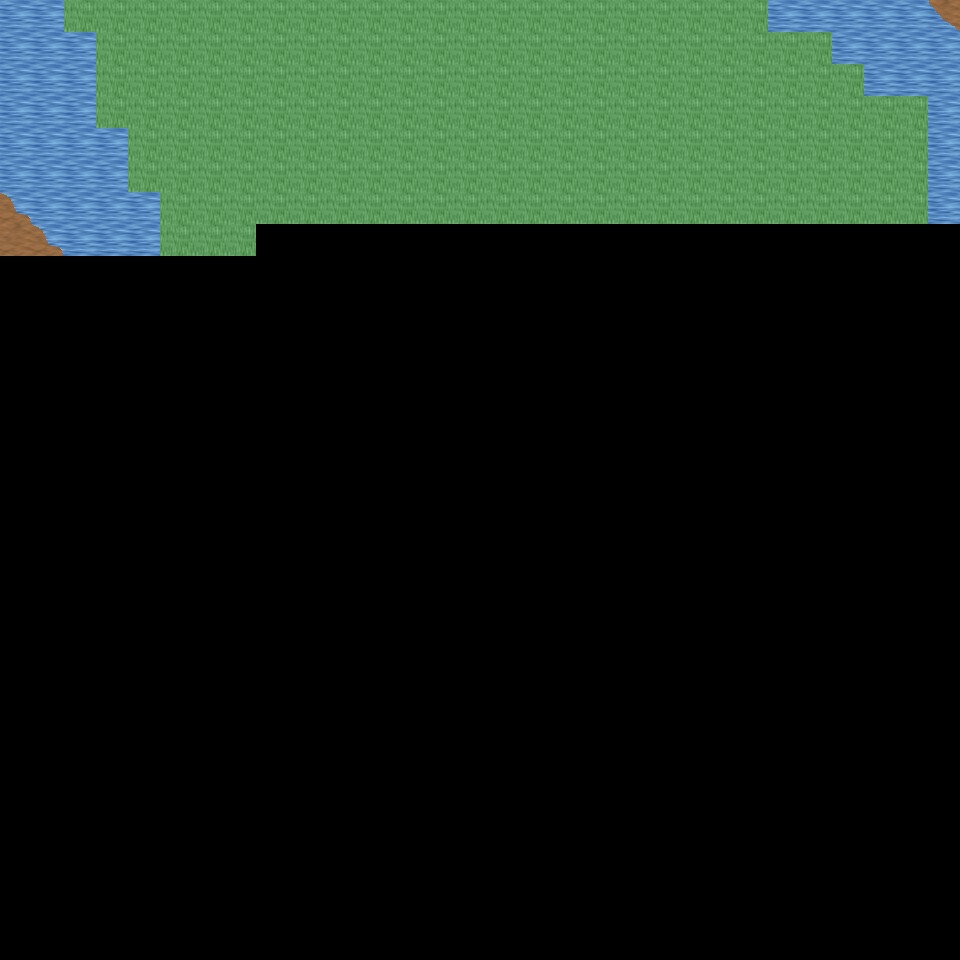

A level layout from a 2D game, rendered from its tile map. Below: a short description, then the map file with tile-grid data replaced by summaries:
An orthogonal 30x30 tile map with 32x32 px tiles, 6 tile layers (Ground, Object, Object2, Above, ...), 26 tilesets and 3 objects (3x mapExit).

<map version="1.0" orientation="orthogonal" renderorder="right-down" width="30" height="30" tilewidth="32" tileheight="32" nextobjectid="4">
  <tileset firstgid="1" name="tileset_ground_ground" tilewidth="32" tileheight="32" tilecount="33" columns="3">
    <image source="../drawable/tileset_ground_ground.png" width="96" height="352" />
  </tileset>
  <tileset firstgid="34" name="tileset_ground_water_pool" tilewidth="32" tileheight="32" tilecount="72" columns="3">
    <image source="../drawable/tileset_ground_water_pool.png" width="96" height="768" />
  </tileset>
  <tileset firstgid="106" name="tileset_ground_water_pool_deep" tilewidth="32" tileheight="32" tilecount="72" columns="3">
    <image source="../drawable/tileset_ground_water_pool_deep.png" width="96" height="768" />
  </tileset>
  <tileset firstgid="178" name="tileset_ground_water_pool_corners" tilewidth="32" tileheight="32" tilecount="72" columns="3">
    <image source="../drawable/tileset_ground_water_pool_corners.png" width="96" height="768" />
  </tileset>
  <tileset firstgid="250" name="tileset_ground_grass_edges" tilewidth="32" tileheight="32" tilecount="36" columns="12">
    <image source="../drawable/tileset_ground_grass_edges.png" width="384" height="96" />
  </tileset>
  <tileset firstgid="286" name="tileset_ground_grass_corners" tilewidth="32" tileheight="32" tilecount="24" columns="6">
    <image source="../drawable/tileset_ground_grass_corners.png" width="192" height="128" />
  </tileset>
  <tileset firstgid="310" name="tileset_ground_ladder_vertical_dark" tilewidth="32" tileheight="32" tilecount="3" columns="3">
    <image source="../drawable/tileset_ground_ladder_vertical_dark.png" width="96" height="32" />
  </tileset>
  <tileset firstgid="313" name="tileset_plant_tree_palm_tree" tilewidth="32" tileheight="32" tilecount="6" columns="2">
    <image source="../drawable/tileset_plant_tree_palm_tree.png" width="64" height="96" />
  </tileset>
  <tileset firstgid="319" name="tileset_plant_tree_tree_realistic" tilewidth="32" tileheight="32" tilecount="16" columns="4">
    <image source="../drawable/tileset_plant_tree_tree_realistic.png" width="128" height="128" />
  </tileset>
  <tileset firstgid="335" name="tileset_logic_creature_animal" tilewidth="32" tileheight="32" tilecount="32" columns="8">
    <image source="../drawable/tileset_logic_creature_animal.png" width="256" height="128" />
  </tileset>
  <tileset firstgid="367" name="tileset_logic_collision" tilewidth="32" tileheight="32" tilecount="1" columns="1">
    <image source="../drawable/tileset_logic_collision.png" width="32" height="32" />
  </tileset>
  <tileset firstgid="368" name="tileset_plant_bush_various_small" tilewidth="32" tileheight="32" tilecount="9" columns="3">
    <image source="../drawable/tileset_plant_bush_various_small.png" width="96" height="96" />
  </tileset>
  <tileset firstgid="377" name="tileset_ground_ridge_earth_pale" tilewidth="32" tileheight="32" tilecount="96" columns="12">
    <image source="../drawable/tileset_ground_ridge_earth_pale.png" width="384" height="256" />
  </tileset>
  <tileset firstgid="473" name="tileset_object_tent" tilewidth="32" tileheight="32" tilecount="9" columns="3">
    <image source="../drawable/tileset_object_tent.png" width="96" height="96" />
  </tileset>
  <tileset firstgid="482" name="tileset_logic_creature_amazon" tilewidth="32" tileheight="32" tilecount="16" columns="8">
    <image source="../drawable/tileset_logic_creature_amazon.png" width="256" height="64" />
  </tileset>
  <tileset firstgid="498" name="tileset_furniture_light_iron_lamp" tilewidth="32" tileheight="32" tilecount="3" columns="1">
    <image source="../drawable/tileset_furniture_light_iron_lamp.png" width="32" height="96" />
  </tileset>
  <tileset firstgid="501" name="tileset_furniture_light_flames" tilewidth="32" tileheight="32" tilecount="6" columns="6">
    <image source="../drawable/tileset_furniture_light_flames.png" width="192" height="32" />
  </tileset>
  <tileset firstgid="507" name="tileset_ground_rock_rocks_2" tilewidth="32" tileheight="32" tilecount="4" columns="2">
    <image source="../drawable/tileset_ground_rock_rocks_2.png" width="64" height="64" />
  </tileset>
  <tileset firstgid="511" name="tileset_logic_portal" tilewidth="32" tileheight="32" tilecount="24" columns="8">
    <image source="../drawable/tileset_logic_portal.png" width="256" height="96" />
  </tileset>
  <tileset firstgid="535" name="tileset_logic_item_fruits" tilewidth="32" tileheight="32" tilecount="16" columns="8">
    <image source="../drawable/tileset_logic_item_fruits.png" width="256" height="64" />
  </tileset>
  <tileset firstgid="551" name="tileset_plant_pineapple_plant" tilewidth="32" tileheight="32" tilecount="6" columns="2">
    <image source="../drawable/tileset_plant_pineapple_plant.png" width="64" height="96" />
  </tileset>
  <tileset firstgid="557" name="tileset_ground_grass_2" tilewidth="32" tileheight="32" tilecount="21" columns="3">
    <image source="../drawable/tileset_ground_grass_2.png" width="96" height="224" />
  </tileset>
  <tileset firstgid="578" name="tileset_light_dim_yellow_light_7x5" tilewidth="32" tileheight="32" tilecount="35" columns="7">
    <image source="../drawable/tileset_light_dim_yellow_light_7x5.png" width="224" height="160" />
  </tileset>
  <tileset firstgid="613" name="tileset_light_yellow_light_5x5" tilewidth="32" tileheight="32" tilecount="25" columns="5">
    <image source="../drawable/tileset_light_yellow_light_5x5.png" width="160" height="160" />
  </tileset>
  <tileset firstgid="638" name="tileset_logic_creature_spider" tilewidth="32" tileheight="32" tilecount="3" columns="3">
    <image source="../drawable/tileset_logic_creature_spider.png" width="96" height="32" />
  </tileset>
  <tileset firstgid="641" name="tileset_logic_creature_reptile" tilewidth="32" tileheight="32" tilecount="7" columns="7">
    <image source="../drawable/tileset_logic_creature_reptile.png" width="224" height="32" />
  </tileset>
  <layer name="Ground" width="30" height="30">
    <data>[900 cells, 218 non-empty, 11 distinct tile ids]</data>
  </layer>
  <layer name="Object" width="30" height="30">
    <data>[900 cells, 6 non-empty, 3 distinct tile ids]</data>
  </layer>
  <layer name="Object2" width="30" height="30">
    <data>[900 cells, 0 non-empty, 0 distinct tile ids]</data>
  </layer>
  <layer name="Above" width="30" height="30">
    <data>[900 cells, 0 non-empty, 0 distinct tile ids]</data>
  </layer>
  <layer name="Above2" width="30" height="30">
    <data>[900 cells, 0 non-empty, 0 distinct tile ids]</data>
  </layer>
  <layer name="Walkable" width="30" height="30">
    <data>[900 cells, 172 non-empty, 1 distinct tile ids]</data>
  </layer>
  <objectgroup name="MapEvents">
    <object id="1" name="north" type="mapExit" x="0" y="0" width="64" height="32">
      <properties>
        <property name="map" value="level_0_x260_y11" />
        <property name="x" value="0" />
        <property name="y" value="28" />
      </properties>
    </object>
    <object id="2" name="north2" type="mapExit" x="768" y="0" width="192" height="32">
      <properties>
        <property name="map" value="level_0_x260_y11" />
        <property name="x" value="24" />
        <property name="y" value="28" />
      </properties>
    </object>
    <object id="3" name="west" type="mapExit" x="0" y="0" width="32" height="960">
      <properties>
        <property name="map" value="level_0_x259_y12" />
        <property name="x" value="28" />
        <property name="y" value="0" />
      </properties>
    </object>
  </objectgroup>
</map>
